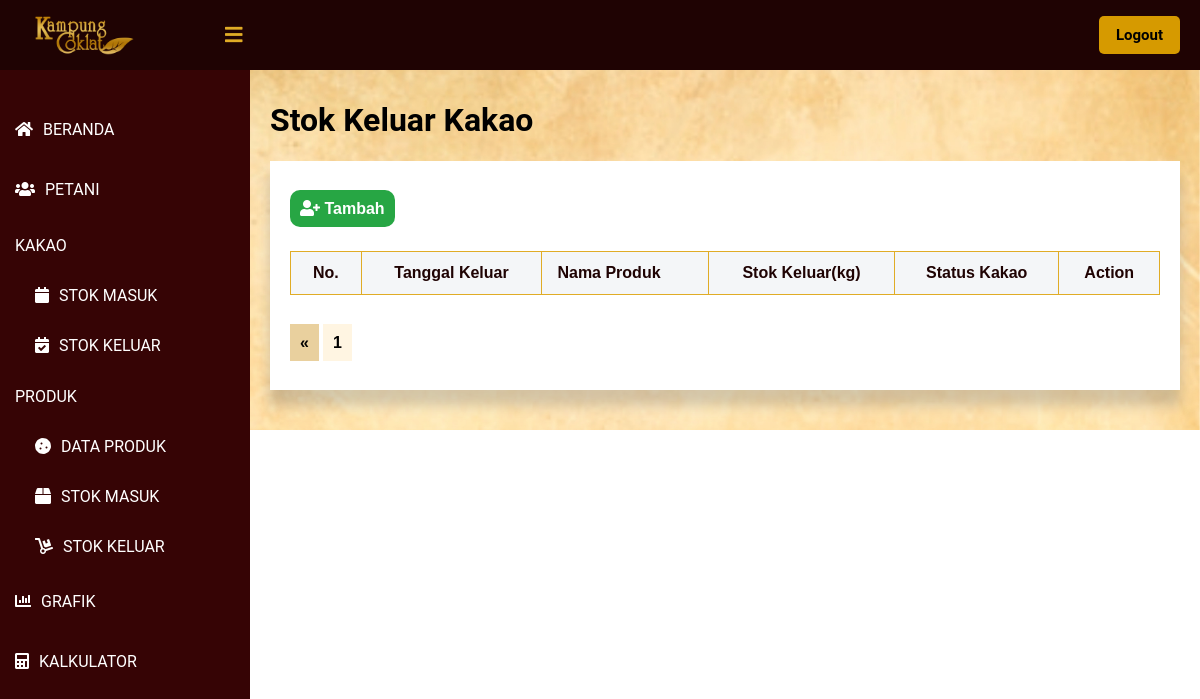
Before: /public/lihat_SKK/2 (signed in) with the older database file.
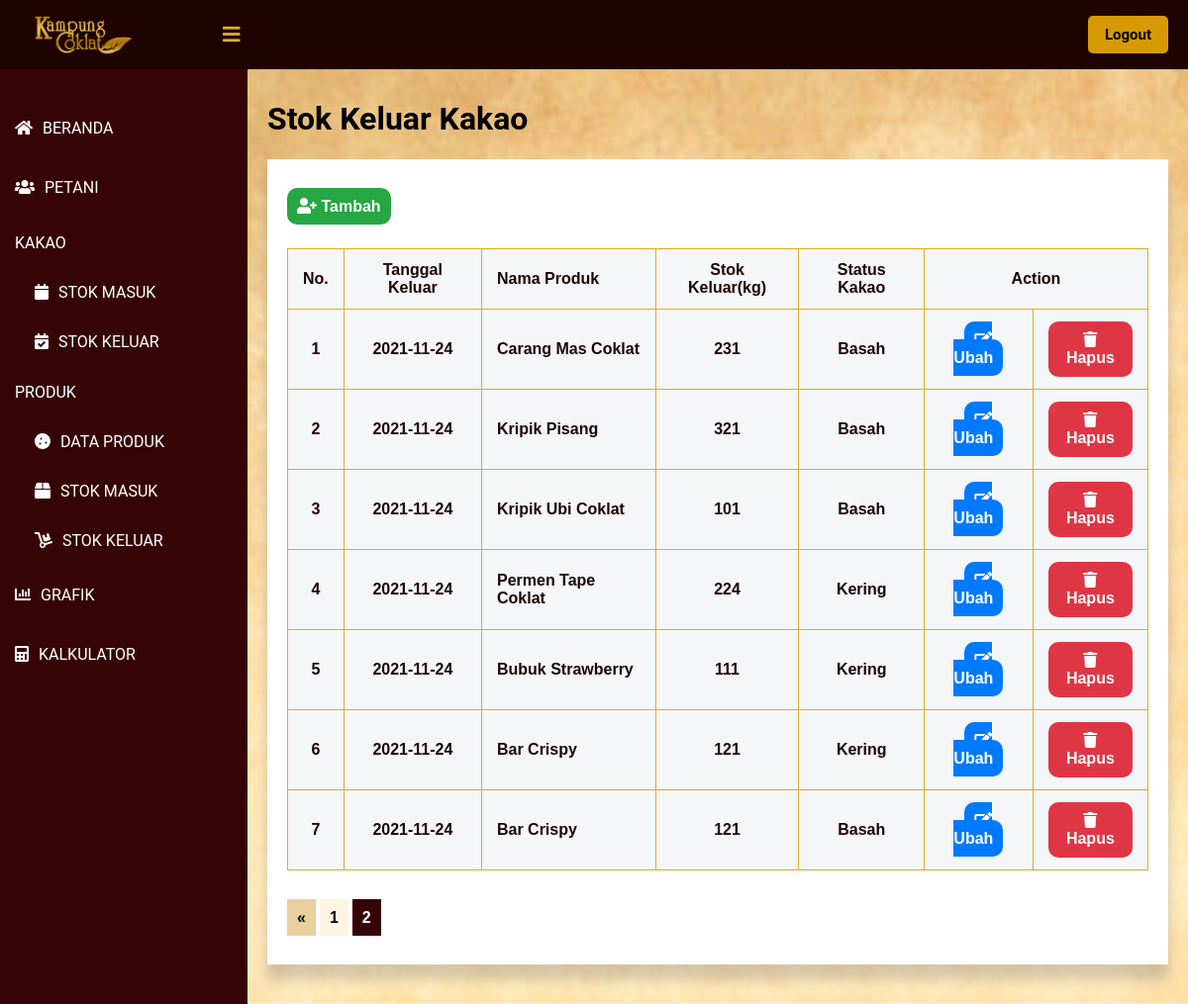
After: the same page with the newer database file.
### tables this page shows
CREATE TABLE `stok_keluar_kakao` (
  `id_keluar_kakao` int(11) NOT NULL,
  `tanggal_keluar` timestamp NOT NULL DEFAULT current_timestamp(),
  `nama_produk` int(11) NOT NULL,
  `stok_keluar` int(11) NOT NULL,
  `status_kakao` int(11) NOT NULL
);

CREATE TABLE `produk` (
  `id_produk` int(11) NOT NULL,
  `nama_produk` varchar(30) NOT NULL,
  `berat_bersih` int(11) NOT NULL,
  `harga` int(11) NOT NULL,
  `produksi_kakao_kering` int(11) NOT NULL,
  `produksi_kakao_basah` int(11) NOT NULL
);

CREATE TABLE `kategori` (
  `id` int(11) NOT NULL,
  `nama_kategori` varchar(60) NOT NULL,
  `grup` varchar(60) NOT NULL
);

### app/core/Controller.php (called while the page is built, shortened)
<?php
class Controller {
    public function view($view, $data = [])
    {
        require_once   '../app/views/'.$view.'.php';
    }
}
?>

### app/controllers/Lihat_SKK.php (called while the page is built, shortened)
<?php
class Lihat_SKK extends Controller {
    public function index($page)
    {
        $id_user = $_SESSION['id'];
        $user = $this->model('User_model')->getUserById($id_user);
        $data['keluar_kakao'] = $this->model('SKK_model')->getList($page);
        $data['nama'] = $user['nama'];
        $this->view('lihat_SKK/index', $data);
    }
}
?>

### app/core/App.php (called while the page is built, shortened)
<?php
class App {
    protected $method = 'index';
    protected $params = [];
    public function __construct()
    {
        $url = $this->parseURL();
        if ( file_exists('../app/controllers/' . $url[0] . '.php') ) {
            unset($url[0]);
        }
        $this->controller = new $this->controller;
        if ( !empty($url) ) {
            $this->params = array_values($url);
        }
        call_user_func_array([$this->controller, $this->method], $this->params);
    }
    public function parseURL()
    {
        if ( isset($_GET['url']) ) {
            $url = rtrim($_GET['url'], '/');
            $url = filter_var($url, FILTER_SANITIZE_URL);
            $url = explode("/", $url);
            return $url;
        }
    }
}

### public/index.php (called while the page is built, shortened)
<?php
$app = new App;

### app/core/Database.php (called while the page is built, shortened)
<?php
class Database {
    private $host = DB_HOST;
    private $db_name = DB_NAME;
    private $dbh;
    private $stmt;
    public function __construct()
    {
        $dsn = 'mysql:host=' . $this->host . ';dbname=' . $this->db_name;
        try {
            $this->dbh = new PDO($dsn, 'root', '');
        } catch(PDOException $e) {
            die($e->getMessage());
        }
    }
    public function query($query)
    {
        $this->stmt = $this->dbh->prepare($query);
    }
    public function bind($param, $value, $type=null)
    {
        if ( is_null($type) ) {
            switch( true ) {
                default :
                    $type = PDO::PARAM_STR;
            }
        }
        $this->stmt->bindValue($param, $value, $type);
    }
    public function execute()
    {
        $this->stmt->execute();
    }
    public function resultSet()
    {
        $this->execute();
        return $this->stmt->fetchAll(PDO::FETCH_ASSOC);
    }
}

### app/models/SKK_model.php (called while the page is built, shortened)
<?php
class SKK_model {
    private $table = 'stok_keluar_kakao';
    private $db;
    public function __construct()
    {
        $this->db = new Database;
    }
    public function getList($page)
    {
        $data = [];
        $jumlahDataSetiapPage = 10;
        $this -> db -> query("SELECT stok_keluar_kakao.*, status_kakao.nama_kategori AS status_kakao, produk.nama_produk, DATE_FORMAT(tanggal_keluar, '%Y-%m-%d') AS tanggal_keluar FROM `" . $this->table . "` LEFT JOIN produk ON produk.id_produk = stok_keluar_kakao.nama_produk JOIN kategori AS status_kakao ON status_kakao.id = stok_keluar_kakao.status_kakao");
        $jumlahData = $this -> db -> resultSet();
        $jumlahData = count($jumlahData);
        $jumlahPage = ceil($jumlahData / $jumlahDataSetiapPage);
        $halamanSaatIni = ( isset($page) ) ? $page : 1;
        $dataPertama = ($jumlahDataSetiapPage * $halamanSaatIni) - $jumlahDataSetiapPage;
        $this -> db -> query("SELECT stok_keluar_kakao.*, status_kakao.nama_kategori AS status_kakao, produk.nama_produk, DATE_FORMAT(tanggal_keluar, '%Y-%m-%d') AS tanggal_keluar FROM `" . $this->table . "` LEFT JOIN produk ON produk.id_produk = stok_keluar_kakao.nama_produk JOIN kategori AS status_kakao ON status_kakao.id = stok_keluar_kakao.status_kakao LIMIT $dataPertama, $jumlahDataSetiapPage");
        $daftarData = $this -> db -> resultSet();
        $data['list_data'] = $daftarData;
        $data['halaman_saat_ini'] = $halamanSaatIni;
        $data['jumlah_halaman'] = $jumlahPage;
        return $data;
    }
}

### app/views/lihat_SKK/index.php (the view, shortened to what this page needs)
<!DOCTYPE html>
<html lang=”en”>
<head>
	<link href="<?= BASEURL ?>/css/melihat_petani.css" rel="stylesheet" type="text/css">
    <link rel="stylesheet" href="https://cdnjs.cloudflare.com/ajax/libs/font-awesome/5.12.1/css/all.min.css">
</head>
<body>
    <header>
        <label for="check">
            <i class="fas fa-bars" id="sidebar_btn"></i>
        </label>
        <div class="left_area">
            <img src="http://localhost/KampungCoklat/public/img/Logo-Daun.png">
        </div>
        <div class="right_area">
            <a href="<?= BASEURL ?>/logout" style="color: #000; margin-left: 10px;" class="logout_btn">Logout</a>
        </div>
    </header>
    <div class="sidebar">
        <a class="menu" href="<?= BASEURL ?>/beranda"><i class="fas fa-home"></i><span>BERANDA</span></a>
        <a class="menu" href="<?= BASEURL ?>/lihat_petani/1"><i class="fas fa-users"></i><span>PETANI</span></a>
        <p class="menu2">KAKAO</p>
        <a class="sub_menu" href="<?= BASEURL ?>/lihat_stok/1"><i class="fas fa-calendar"></i><span>STOK MASUK</span></a>
        <a class="sub_menu" href="<?= BASEURL ?>/lihat_SKK/1"><i class="fas fa-calendar-check"></i><span>STOK KELUAR</span></a>
        <p class="menu2">PRODUK</p>
        <a class="sub_menu" href="<?= BASEURL ?>/lihat_produk/1"><i class="fas fa-cookie"></i><span>DATA PRODUK</span></a>
        <a class="sub_menu" href="<?= BASEURL ?>/lihat_SMP/1"><i class="fas fa-box"></i><span>STOK MASUK</span></a>
        <a class="sub_menu" href="<?= BASEURL ?>/lihat_SKP/1"><i class="fas fa-dolly"></i><span>STOK KELUAR</span></a>
        <a class="menu" href="<?= BASEURL ?>/grafik/2021"><i class="fas fa-chart-bar"></i><span>GRAFIK</span></a>
        <a class="menu" href="<?= BASEURL ?>/kalkulator"><i class="fas fa-calculator"></i><span>KALKULATOR</span></a>
    </div>
    <div class="content">
        <div class="card">
            <h1>Stok Keluar Kakao</h1>
        </div>
        <div class="card_table">
            <div>
                <div class="card_table1">
                    <br><br>
                    <a href="<?= BASEURL ?>/tambah_SKK" class="tambah"><i class="fas fa-user-plus"></i><span> Tambah</span></a>
                </div>
                </div>
                <div class="card_table2">
                    <table class="tabelMahasiswa" width="60%">
                        <tr>
                            <th style="text-align: center;">No.</th>
                            <th style="text-align: center;">Tanggal Keluar</th>
                            <th>Nama Produk</th>
                            <th style="text-align: center;">Stok Keluar(kg)</th>
                            <th style="text-align: center;">Status Kakao</th>
                            <th colspan="2" style="text-align: center;">Action</th>
                        </tr>
                        <?php foreach ($data['keluar_kakao']['list_data'] as $key => $value) { ?>
                        <tr>
                            <th style="text-align: center;"><?= ($key + 1) ?></th>
                            <th style="text-align: center;"><?= $value['tanggal_keluar'] ?></th>
                            <th><?= $value['nama_produk'] ?></th>
                            <th style="text-align: center;"><?= $value['stok_keluar'] ?></th>
                            <th style="text-align: center;"><?= $value['status_kakao'] ?></th>
                            <th style = "text-align: center;">
                                <a class = 'edit' href = '<?= BASEURL;?>/ubah_SKK/<?= $value['id_keluar_kakao']?>'><i class="fas fa-edit"></i> Ubah</a>
                            </th>
                            <th style = "text-align: center;">
                                <form method="get" action="<?= BASEURL;?>/hapus_SKK/hapus/<?= $value['id_keluar_kakao']?>">
                                    <button style = "font-size: 16px; border: none;" type="submit" class="hapus" onclick="return confirm('Apakah anda yakin ingin menghapus data tersebut?');"><i class="fas fa-trash"></i> Hapus</button>
                                </form>
                            </th>
                        </tr>
                        <?php } ?>
                    </table>
                    <br>
                    <br>
                    <?php if($data['keluar_kakao']['halaman_saat_ini'] > 1): ?>
                        <a href = "<?= BASEURL ?>/lihat_SKK/<?= $data['keluar_kakao']['halaman_saat_ini'] - 1; ?>"  class = 'pageLebih'>&laquo;</a>
                    <?php endif; ?>
                    <?php for($p = 1; $p <= $data['keluar_kakao']['jumlah_halaman']; $p++): ?>
                        <?php if($p == $data['keluar_kakao']['halaman_saat_ini']): ?>
                            <a href= "<?= BASEURL ?>/lihat_SKK/<?= $p; ?>" class = 'page_aktif'><?= $p; ?></a>
                        <?php else: ?>
                            <a href= "<?= BASEURL ?>/lihat_SKK/<?= $p; ?>"  class = 'page'><?= $p; ?></a>
                        <?php endif; ?>
                    <?php endfor; ?>
                    <br>
                    <br>
                    <br>
                </div>
            </div>
        </div>
</body>
</html>

### public/css/melihat_petani.css (style rules this page uses)
body { margin: 0; padding: 0; font-family: "Roboto", sans-serif; }
header { z-index: 1; position: fixed; background: #1f0303; padding: 20px; width: calc(100% - 0%); top: 0; height: 30px; }
.left_area img { width: 120px; margin-top: -15px; }
.logout_btn { padding-left: 17px; padding-right: 17px; padding-bottom: 10px; padding-top: 10px; background: #d69a00; text-decoration: none; float: right; margin-top: -60px; margin-right: 40px; border-radius: 5px; font-size: 15px; font-weight: 600; color: #360405; transition: 0.5s; transition-property: background; }
.sidebar { z-index: 1; top: 0; background: #360405; margin-top: 70px; padding-top: 30px; position: fixed; left: 0; width: 250px; height: calc(100% - 9%); transition: 0.5s; transition-property: left; overflow-y: auto; }
.menu { color: #fff; display: block; width: 100%; line-height: 60px; text-decoration: none; padding-left: 15px; box-sizing: border-box; transition: 0.5s; transition-property: background; }
.menu2 { color: #fff; display: block; width: 100%; text-decoration: none; padding-left: 15px; box-sizing: border-box; transition: 0.5s; transition-property: background; }
.sub_menu { color: #fff; display: block; width: 100%; line-height: 50px; text-decoration: none; padding-left: 35px; box-sizing: border-box; transition: 0.5s; transition-property: background; }
.sidebar i { padding-right: 10px; }
label #sidebar_btn { z-index: 1; color: #e0ac26; position: fixed; cursor: pointer; left: 225px; font-size: 20px; margin: 5px 0; transition: 0.5s; transition-property: color; }
.content { background: url('http://localhost/KampungCoklat/public/img/bg.jpg'); background-position: center; background-size: cover; height: auto; transition: 0.5s; width: (100% - 250px); margin-top: 60px; padding: 20px; margin-left: 250px; }
.content .card_table { box-shadow: 0 19px 38px rgba(255, 255, 255, 0.3), 0 15px 12px rgba(0,0,0,0.22); background-color: #fff; }
.tabelMahasiswa { margin-top: 10px; font-family: Arial; border-collapse: collapse; width: 100%; }
.content .card_table1 { margin: 20px; height: 50px; }
.content .card_table2 { margin-top: 40px; margin-left: 20px; margin-bottom: 20px; margin-right: 20px; }
.tambah { cursor: crosshair; text-decoration: none; background-color: #27a644; padding: 10px 10px; text-align: center; border-radius: 10px; font-family: Arial; font-weight: bold; color: white; }
.edit { text-decoration: none; background-color: #017afe; padding: 10px 10px; text-align: center; border-radius: 10px; font-family: Arial; font-weight: bold; color: white; cursor: pointer; }
.pageLebih { text-decoration: none; background-color: #e9d09e; padding: 10px 10px; text-align: center; font-family: Arial; font-weight: bold; color: black; }
.page { text-decoration: none; background-color: #fff5e2; padding: 10px 10px; text-align: center; font-family: Arial; font-weight: bold; color: black; }
.page_aktif { text-decoration: none; background-color: #360405; padding: 10px 10px; text-align: center; font-family: Arial; font-weight: bold; color: white; font-weight: bold; }
.hapus { text-decoration: none; background-color: #de3645; padding: 10px 10px; text-align: center; border-radius: 10px; font-family: Arial; font-weight: bold; color: white; cursor: pointer; }
td, th { border: 1px solid #e0ac26; padding: 15px; }
tr:nth-child(even) { background-color: #747677; }
th { padding-top: 12px; padding-bottom: 12px; text-align: left; background-color: #f4f6f8; color: #1f0303; }

Changed rows visible on the page:
added stok_keluar_kakao: tanggal_keluar "2021-11-24", nama_produk.nama_produk "Carang Mas Coklat", stok_keluar "231", kategori.nama_kategori "Basah"
added stok_keluar_kakao: tanggal_keluar "2021-11-24", nama_produk.nama_produk "Kripik Pisang", stok_keluar "321", kategori.nama_kategori "Basah"
added stok_keluar_kakao: tanggal_keluar "2021-11-24", nama_produk.nama_produk "Kripik Ubi Coklat", stok_keluar "101", kategori.nama_kategori "Basah"
added stok_keluar_kakao: tanggal_keluar "2021-11-24", nama_produk.nama_produk "Permen Tape Coklat", stok_keluar "224", kategori.nama_kategori "Kering"
added stok_keluar_kakao: tanggal_keluar "2021-11-24", nama_produk.nama_produk "Bubuk Strawberry", stok_keluar "111", kategori.nama_kategori "Kering"
added stok_keluar_kakao: tanggal_keluar "2021-11-24", nama_produk.nama_produk "Bar Crispy", stok_keluar "121", kategori.nama_kategori "Kering"
added stok_keluar_kakao: tanggal_keluar "2021-11-24", nama_produk.nama_produk "Bar Crispy", stok_keluar "121", kategori.nama_kategori "Basah"
Other visible differences:
new list line: "2"
